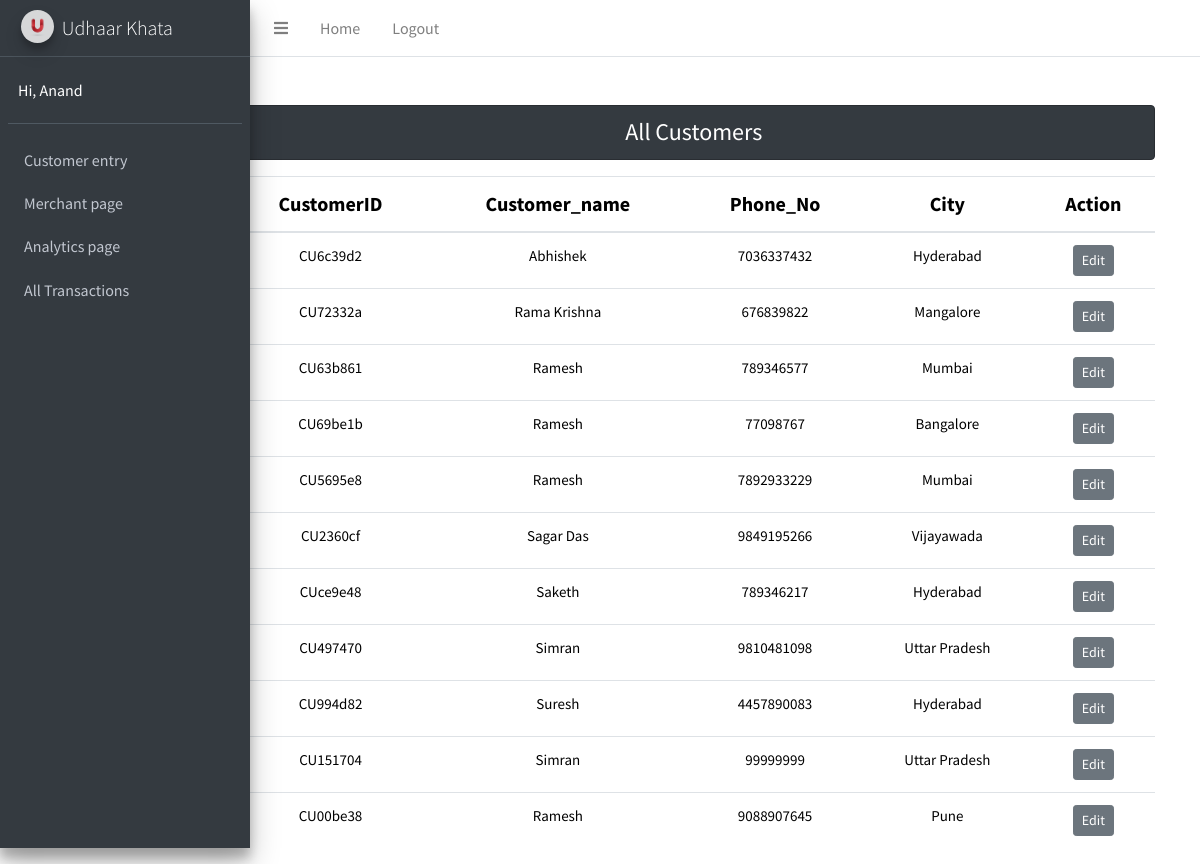
Page /main/cust_table (signed in) on the earlier database version.
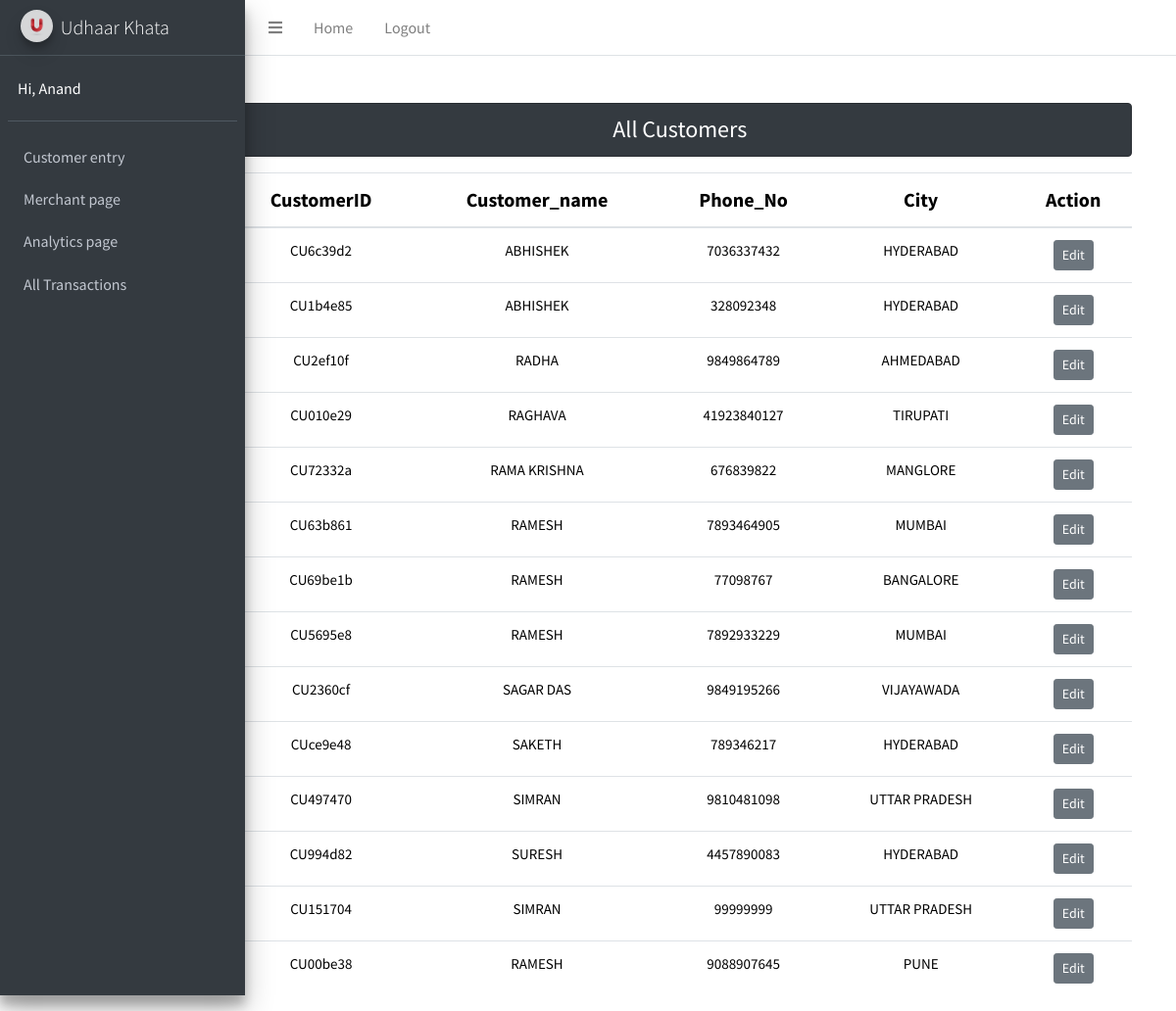
Same page on the later database version.
### main/models.py (models this page shows)
class customers(models.Model):
    Customer_ID = models.CharField(max_length=70)
    Customer_name = models.CharField(max_length=70)
    Phone_No = models.IntegerField()
    City = models.CharField(max_length=70)
    user = models.ForeignKey(User, on_delete = models.CASCADE)

### main/views.py (the view)
# urls.py: path('cust_table',views.cust_table, name='cust_table'),
def cust_table(request):
    if request.user.is_authenticated:
        log_user = request.user
    else:
        return HttpResponseRedirect('accounts/login')
    stud = customers.objects.order_by('user','Customer_name')
    return render(request,'cust_table.html',{'stu':stud})

### templates/cust_table.html (shortened to what this page needs)
<!DOCTYPE html>
{% load static %}
<html lang="en">
<head>
    <link rel="stylesheet" href="{% static 'plugins/fontawesome-free/css/all.min.css' %}">
    <link rel="stylesheet" href="{% static 'dist/css/adminlte.min.css' %}">
</head>
<body class="hold-transition sidebar-mini">
    <div class="wrapper">
        <nav class="main-header navbar navbar-expand navbar-white navbar-light">
          <ul class="navbar-nav">
            <li class="nav-item">
              <a class="nav-link" data-widget="pushmenu" href="#" role="button"><i class="fas fa-bars"></i></a>
            </li>
            <li class="nav-item d-none d-sm-inline-block">
              <a href="/" class="nav-link">Home</a>
            </li>
            <li class="nav-item d-none d-sm-inline-block">
              <a href='accounts/logout' class="nav-link">Logout</a>
            </li>
          </ul>
        </nav>
        <aside class="main-sidebar sidebar-dark-primary elevation-4">
          <a href="/" class="brand-link">
            <img src="{% static 'dist/img/U-logo.jpg' %}" alt="AdminLTE Logo" class="brand-image img-circle elevation-3" style="opacity: .8">
            <span class="brand-text font-weight-light">Udhaar Khata</span>
          </a>
          <div class="sidebar">
            <div class="user-panel mt-3 pb-3 mb-3 d-flex">
              <div class="info">
                <li class='d-block' style='color:white'>Hi, {{user.first_name}}</li>
              </div>
            </div>
            <nav class="mt-2">
              <ul class="nav nav-pills nav-sidebar flex-column" data-widget="treeview" role="menu" data-accordion="false">
                <li class="nav-item menu-open">
                  <ul class="nav nav-treeview">
                    <li class="nav-item">
                      <a href='user_input' class="nav-link">Customer entry</a>
                    </li>
                    <li class="nav-item">
                      <a href='merch_page' class="nav-link">Merchant page</a>
                    </li>
                    <li class="nav-item">
                      <a href='analytics' class = "nav-link">Analytics page</a>
                    </li>
                    <li class="nav-item">
                      <a href='trans_table' class="nav-link">All Transactions</a>
                    </li>
                  </ul>
                </li>
              </ul>
            </nav>
          </div>
        </aside>
        <div class = "center container mt-5">
            <div class = "col-sm-10 offset-2">
                <h4 class = "text-center alert alert-dark"> All Customers</h4>
                {% if stu %}
                <table class="text-center table table-hover">
                    <thead>
                    <tr>
                    <th scope="col" style="color:black;font-size:20px;">CustomerID</th>
                    <th scope="col" style="color:black;font-size:20px;">Customer_name</th>
                    <th scope="col" style="color:black;font-size:20px;">Phone_No</th>
                    <th scope="col" style="color:black;font-size:20px;">City</th>
                    <th scope="col" style="color:black;font-size:20px;">Action</th>
                    </tr>
                    </thead>
                    <tbody>
                    {% for st in stu %}
                    <tr>
                        <td style="color:black;font-size:15px;">{{st.Customer_ID}}</td>
                        <td style="color:black;font-size:15px;">{{st.Customer_name}}</td>
                        <td style="color:black;font-size:15px;">{{st.Phone_No}}</td>
                        <td style="color:black;font-size:15px;">{{st.City}}</td>
                        <td><a href="{% url 'updatedata1' st.id %}" class = 'btn btn-secondary btn-sm'>Edit</a></td>
                    </tr>
                    {% endfor %}
                    </tbody>
                </table>
                {% else %}
                <h4 class = "text-center alert alert-info">No Records</h4>
                {% endif %}
            </div>
        </div>
    </div>
</body>
</html>

Differences in the rows shown:
changed customers "CU6c39d2": Customer_name "Abhishek" → "ABHISHEK"; City "Hyderabad" → "HYDERABAD"
added customers: Customer_ID "CU1b4e85", Customer_name "ABHISHEK", Phone_No "328092348", City "HYDERABAD"
added customers: Customer_ID "CU2ef10f", Customer_name "RADHA", Phone_No "9849864789", City "AHMEDABAD"
added customers: Customer_ID "CU010e29", Customer_name "RAGHAVA", Phone_No "41923840127", City "TIRUPATI"
changed customers "CU72332a": Customer_name "Rama Krishna" → "RAMA KRISHNA"; City "Mangalore" → "MANGLORE"
changed customers "CU63b861": Customer_name "Ramesh" → "RAMESH"; Phone_No "789346577" → "7893464905"; City "Mumbai" → "MUMBAI"
changed customers "CU69be1b": Customer_name "Ramesh" → "RAMESH"; City "Bangalore" → "BANGALORE"
changed customers "CU5695e8": Customer_name "Ramesh" → "RAMESH"; City "Mumbai" → "MUMBAI"
changed customers "CU2360cf": Customer_name "Sagar Das" → "SAGAR DAS"; City "Vijayawada" → "VIJAYAWADA"
changed customers "CUce9e48": Customer_name "Saketh" → "SAKETH"; City "Hyderabad" → "HYDERABAD"
changed customers "CU497470": Customer_name "Simran" → "SIMRAN"; City "Uttar Pradesh" → "UTTAR PRADESH"
changed customers "CU994d82": Customer_name "Suresh" → "SURESH"; City "Hyderabad" → "HYDERABAD"
changed customers "CU151704": Customer_name "Simran" → "SIMRAN"; City "Uttar Pradesh" → "UTTAR PRADESH"
changed customers "CU00be38": Customer_name "Ramesh" → "RAMESH"; City "Pune" → "PUNE"
